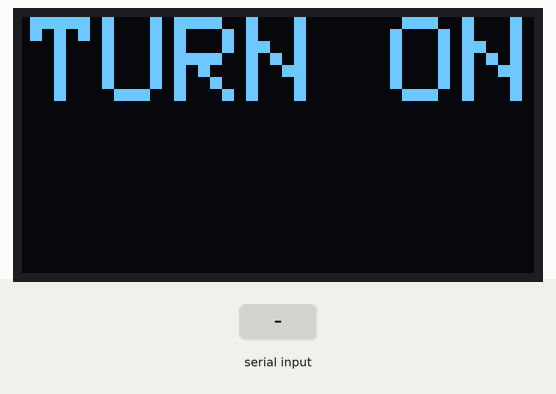
Simulated run of this sketch. Board: ESP32. Shown: 128×64 one-colour display. The inputs (shaded band) are chosen by the test bench. The display library's start-up logo is not drawn; EEPROM starts erased; what the sketch prints to the serial monitor is not drawn.

Above: at 1.2 s.
1.3 s: "START" received over Serial
At 2.2 s:
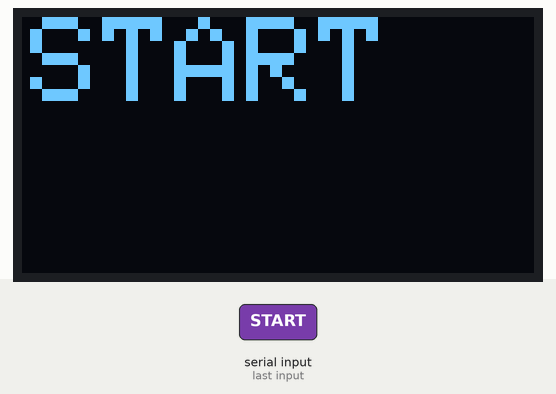
3.3 s: "GET" received over Serial
At 4.6 s:
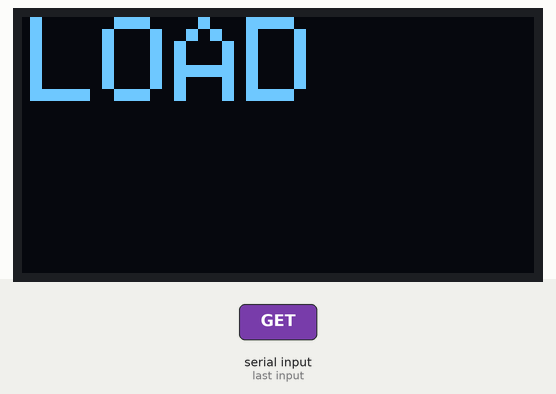
5.5 s: "SAVE" received over Serial
At 6.9 s:
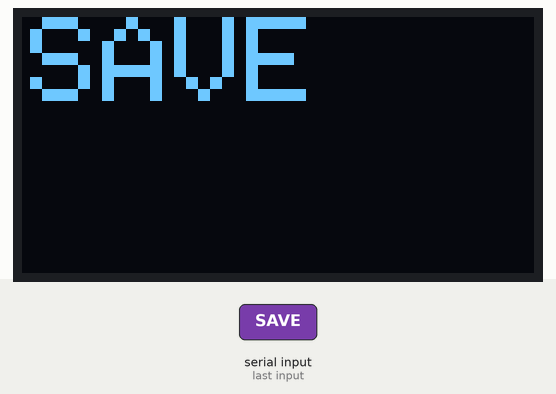
7.5 s: "ERASE_ALL" received over Serial
At 9.2 s:
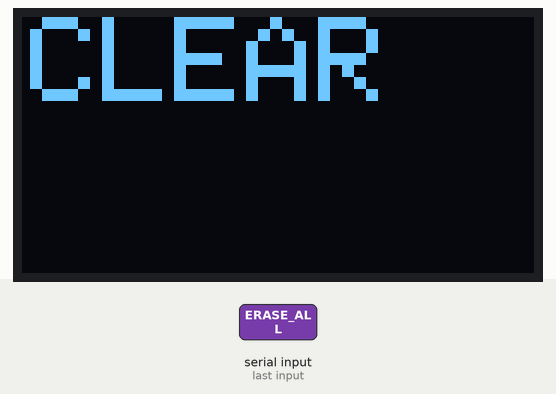
9.5 s: "START" received over Serial
At 10.9 s:
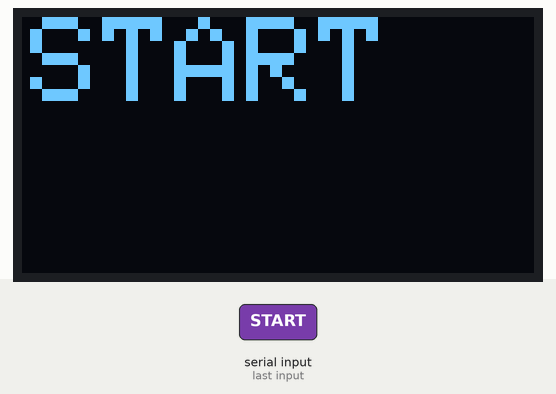
11.5 s: "SAVE" received over Serial
At 12.6 s:
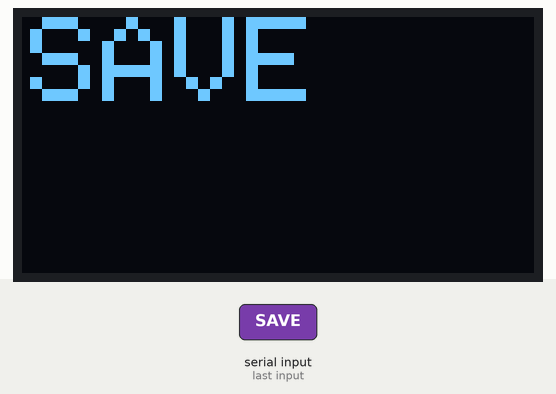
Timing chart, 0 to 14.5 s (numbered marks = the images above; inputs shaded):
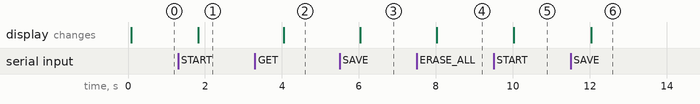

Measured:
- after the input at 1.3 s, the display: changes after 0.53 s (image 1)
- after the input at 3.3 s, the display: changes after 0.75 s (image 2)
- after the input at 5.5 s, the display: changes after 0.53 s (image 3)
- after the input at 7.5 s, the display: changes after 0.53 s (image 4)
- after the input at 9.5 s, the display: changes after 0.53 s (image 5)
- after the input at 11.5 s, the display: changes after 0.53 s (image 6)

The sketch:

wallet_flash_esp32_test.ino
```cpp
#include <Wire.h>
#include <Adafruit_GFX.h>
#include <Adafruit_SSD1306.h>
#include <EEPROM.h>

#define LEN_ADR      1000
#define SCREEN_WIDTH 128
#define SCREEN_HEIGHT 64
#define EEPROM_SIZE  1001

#define OLED_RESET     -1 // Reset pin # (or -1 if sharing Arduino reset pin)
#define SCREEN_ADDRESS 0x3D ///< See datasheet for Address; 0x3D for 128x64, 0x3C for 128x32
Adafruit_SSD1306 display(SCREEN_WIDTH, SCREEN_HEIGHT, &Wire, OLED_RESET);


void turn_on()
{
  display.clearDisplay();
  display.setTextSize(3);
  display.setTextColor(SSD1306_WHITE);
  display.setCursor(2,0);
  display.print("TURN ON");
  display.display();
}

void start_screen()
{
  display.clearDisplay();
  display.setTextSize(3);
  display.setTextColor(SSD1306_WHITE);
  display.setCursor(2,0);
  display.print("START");
  display.display();
}
void erase()
{
  display.clearDisplay();
  display.setTextSize(3);
  display.setTextColor(SSD1306_WHITE);
  display.setCursor(2,0);
  display.print("CLEAR");
  display.display();
}

void save_key()
{
  display.clearDisplay();
  display.setTextSize(3);
  display.setTextColor(SSD1306_WHITE);
  display.setCursor(2,0);
  display.print("SAVE");
  display.display();
}

void load_key()
{
  display.clearDisplay();
  display.setTextSize(3);
  display.setTextColor(SSD1306_WHITE);
  display.setCursor(2,0);
  display.print("LOAD");
  display.display();
}


int key = 0;
void setup() {
  Serial.begin(9600);
  Serial.setTimeout(500);

  EEPROM.begin(EEPROM_SIZE);

  if(!display.begin(SSD1306_SWITCHCAPVCC, SCREEN_ADDRESS)) {
    Serial.println(F("SSD1306 allocation failed"));
  }
  display.display();
  display.clearDisplay();

  turn_on();

}

int pin = 0;
void loop() {
  if(Serial.available())
  {
    String data_input = Serial.readString();

    if(data_input.indexOf("START") > -1)
    {
      Serial.println("wallet_ok");
      start_screen();
    }


    if(data_input.indexOf("GET") > -1)
    {
        String String_file;
        byte len = 0;
        len = EEPROM.read(LEN_ADR);
        Serial.println("data_read = " + String(len));
        String data_output;
        if(len)
        {
          for(int i = 0; i < len; i++)
          {
            Serial.write(EEPROM.read(i));
          }
          Serial.println();
          load_key();
        }
        else
        {
          Serial.println("EMPTY");
      }
    }


    if((data_input.indexOf("SAVE") > -1))
    {
      data_input.remove(0,4);
      /**
      for(int chr = 0; chr < data_input.length(); chr++)
      {
        EEPROM.write(0, (char)data_input[chr]);
      }*/
      EEPROM.put(0, data_input);
      EEPROM.commit();
      EEPROM.put(LEN_ADR, (byte)data_input.length());
      //Serial.println("data_len " + String(data_input.length()));
      EEPROM.commit();
      Serial.println("wallet_ok");
      save_key();
    }

    if((data_input.indexOf("ERASE_ALL") > -1))
    {
      byte erase_mass[LEN_ADR];
      memset(erase_mass, 0, LEN_ADR);
      EEPROM.put(0,erase_mass);
      Serial.println("wallet_ok");
      erase();
    }
  }
}
```
